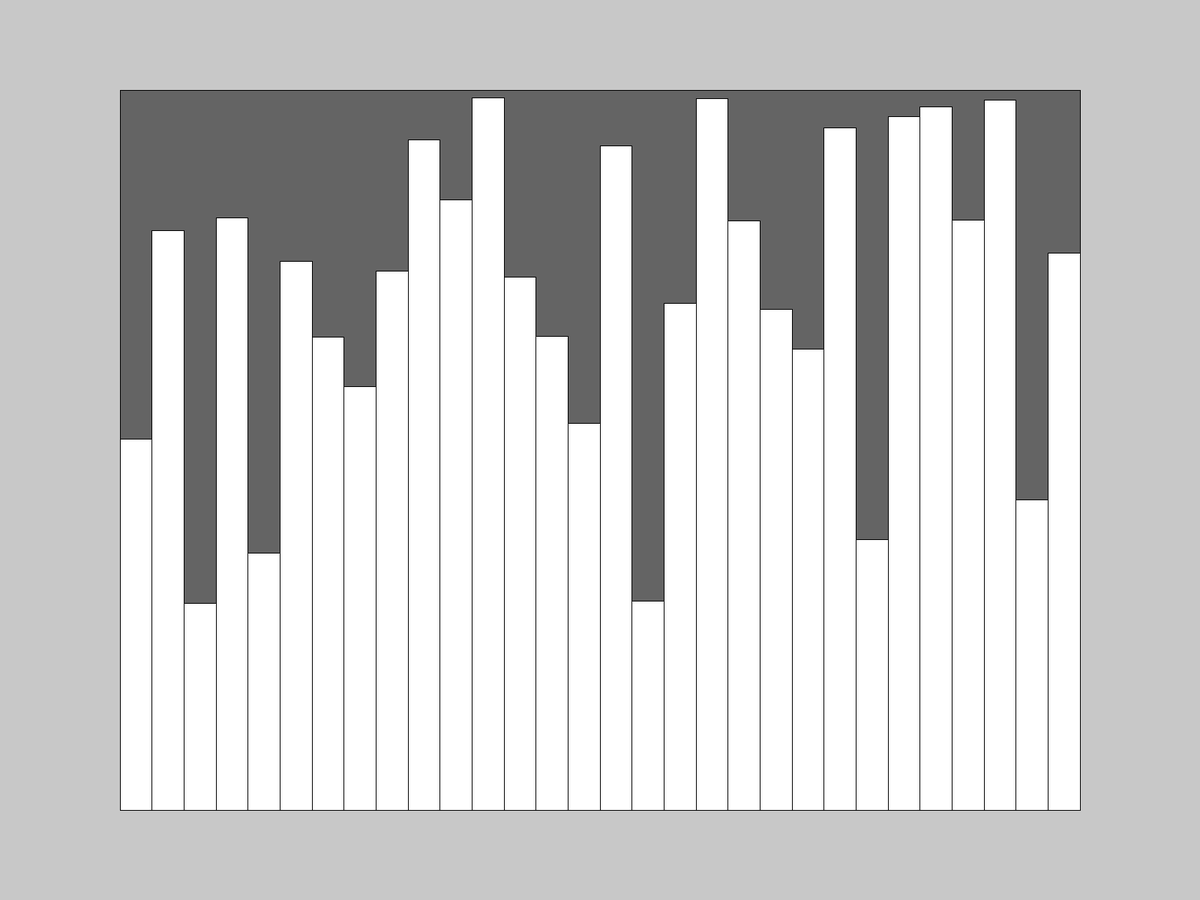
Frame 1 (no input)
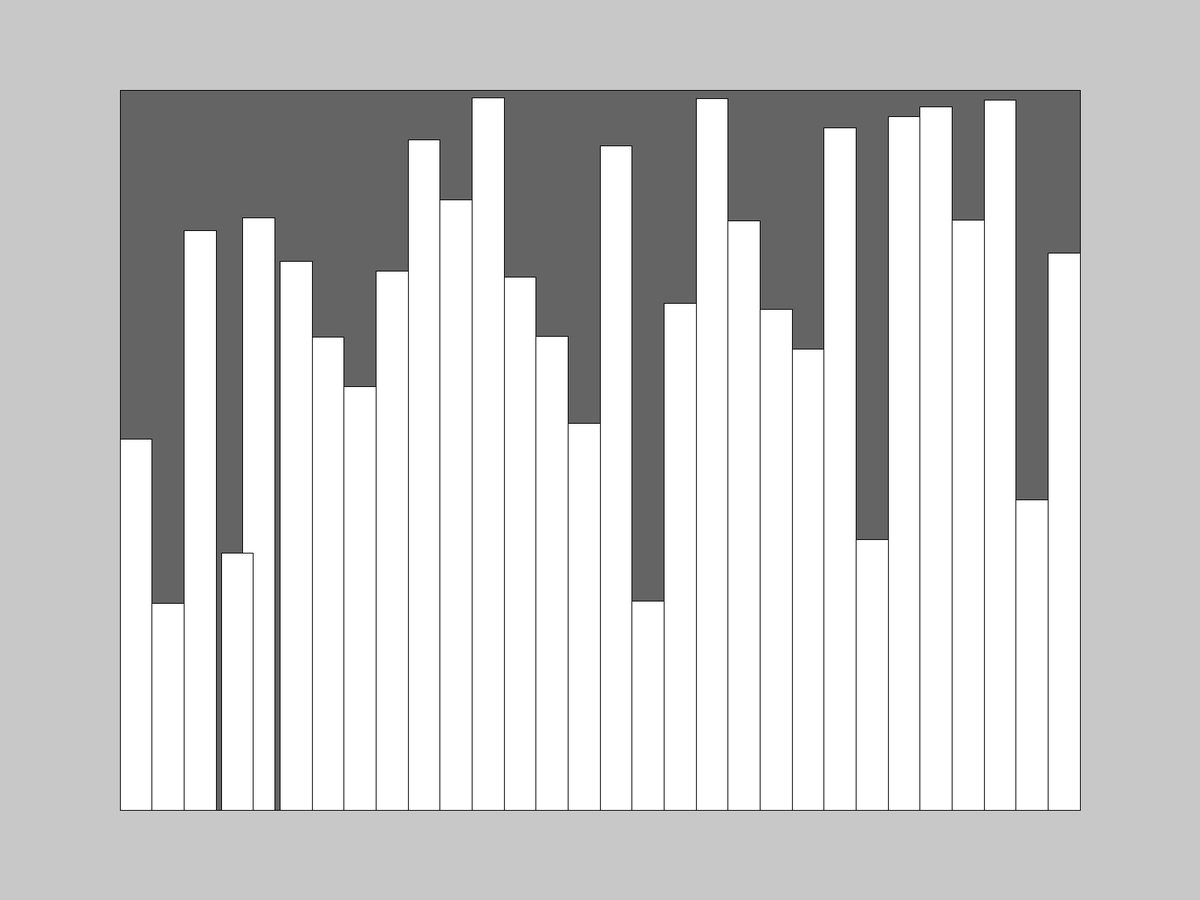
Frame 60 (the mouse pressed at the canvas centre just before this capture)
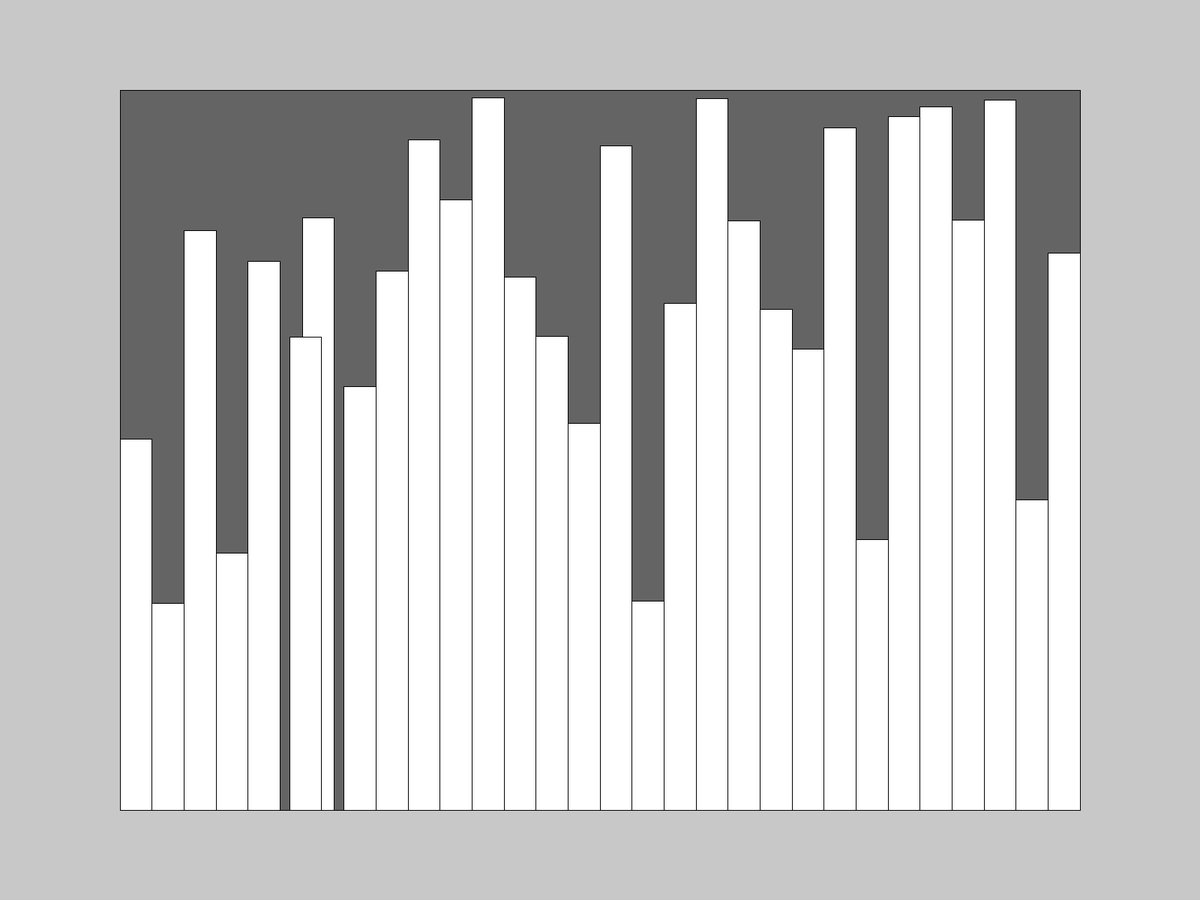
Frame 120 (the mouse held since frame 60 and released just before this capture)

The Processing sketch that drew these frames (run headless with seeded random() and noise(); from frame 60 on, the mouse is pressed at the canvas centre):

// Processing sketch: VisualSort
// ── VisualSort.pde
int arraySize = 30;
float Speed = 30;

Rectangle[] boxes = new Rectangle[arraySize];
float rWidth;
float rHeight;
int point = 0;

void setup(){
fullScreen();
rWidth  = (0.8*width);
rHeight = (0.8*height);

  for(int i=0;i<boxes.length;i++){
  boxes[i] = new Rectangle(i);
  }
}

void draw(){ 
  if(point<arraySize-1){
    background(200);
    fill(100);
    rect(width*0.1,height*0.1,rWidth,rHeight);
    fill(255);
    for(int i=0;i<arraySize;i++){
      fill(boxes[i].c);
      boxes[i].drawRectangle();
    }
    
    if(boxes[point].h < boxes[point+1].h){
      Rectangle t = boxes[point];
      //float tempHeight = boxes[point].h;
      if(boxes[point].xTemp < (0.1*width)+((point+1)*boxes[point].widthTmp)-1){
        boxes[point].xTemp += boxes[point].widthTmp/Speed;
      }else{
        //boxes[point].h = boxes[point+1].h;
        //boxes[point] = boxes[point+1];
      }
      if(boxes[point+1].xTemp > (0.1*width)+((point)*boxes[point].widthTmp)+1){
        boxes[point+1].xTemp -= boxes[point].widthTmp/Speed;
      }else{
        //boxes[point+1].h = tempHeight;
        boxes[point] = boxes[point+1];
        boxes[point+1] = t;

      }
      
    }else{
      point++;
    }
    
  }else{
    
    point=0;
  }
}

// ── Rectangle.pde
class Rectangle{
  int id;
  float h = random(rHeight*0.75);
  color c;
  float widthTmp;
  float heightTmp;
  float xTemp;
  float yTemp;
  
  float dest = -1;
      
  Rectangle(int i){
    id =i;
    widthTmp = rWidth/arraySize;
    heightTmp = rHeight-h;
    xTemp = (rWidth/arraySize*id)+(width*0.1);
    yTemp = rHeight-heightTmp+(0.1*height);
    c = color(255,255,255);
  }
  
  public void drawRectangle(){
    rect(xTemp,yTemp,widthTmp,heightTmp);
  }
}
